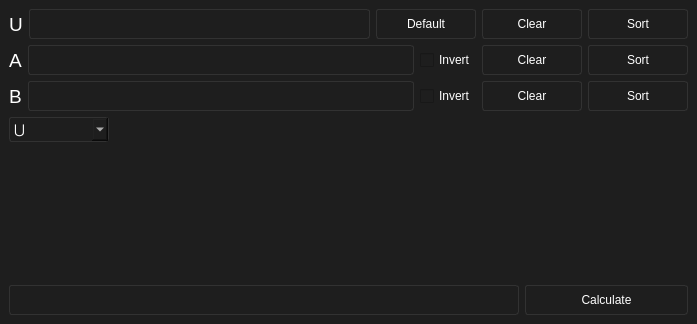
<?xml version="1.0" encoding="UTF-8"?>
<ui version="4.0">
 <class>MainWindow</class>
 <widget class="QMainWindow" name="MainWindow">
  <property name="geometry">
   <rect>
    <x>0</x>
    <y>0</y>
    <width>697</width>
    <height>324</height>
   </rect>
  </property>
  <property name="font">
   <font>
    <pointsize>14</pointsize>
   </font>
  </property>
  <property name="windowTitle">
   <string>MainWindow</string>
  </property>
  <property name="styleSheet">
   <string notr="true">QWidget{
background-color: rgb(30, 30, 30);
color: rgb(255, 255, 255);
}


QPushButton:hover{
       border-color: rgb(50, 50, 50);
border-style: solid;
border-width: 1px;
border-radius: 3px;
background-color: rgb(50, 50, 50);
}

QPushButton {
       border-color: rgb(50, 50, 50);
border-style: solid;
border-width: 1px;
border-radius: 3px;
}




QPushButton:pressed {
       border-color: rgb(100, 100, 100);
border-style: solid;
border-width: 1px;
border-radius: 3px;
	background-color: rgb(70, 70, 70);

}



</string>
  </property>
  <widget class="QWidget" name="centralwidget">
   <layout class="QGridLayout" name="gridLayout">
    <item row="0" column="0">
     <layout class="QHBoxLayout" name="horizontalLayout">
      <item>
       <widget class="QLabel" name="L_U">
        <property name="minimumSize">
         <size>
          <width>0</width>
          <height>30</height>
         </size>
        </property>
        <property name="font">
         <font>
          <pointsize>14</pointsize>
         </font>
        </property>
        <property name="styleSheet">
         <string notr="true"/>
        </property>
        <property name="text">
         <string>U</string>
        </property>
       </widget>
      </item>
      <item>
       <widget class="QLineEdit" name="LE_U">
        <property name="sizePolicy">
         <sizepolicy hsizetype="Expanding" vsizetype="Fixed">
          <horstretch>0</horstretch>
          <verstretch>0</verstretch>
         </sizepolicy>
        </property>
        <property name="minimumSize">
         <size>
          <width>300</width>
          <height>30</height>
         </size>
        </property>
        <property name="styleSheet">
         <string notr="true">border-color: rgb(50, 50, 50);
border-style: solid;
border-width: 1px;
border-radius: 3px;</string>
        </property>
       </widget>
      </item>
      <item>
       <widget class="QPushButton" name="PB_UDef">
        <property name="sizePolicy">
         <sizepolicy hsizetype="Minimum" vsizetype="Fixed">
          <horstretch>0</horstretch>
          <verstretch>0</verstretch>
         </sizepolicy>
        </property>
        <property name="minimumSize">
         <size>
          <width>100</width>
          <height>30</height>
         </size>
        </property>
        <property name="styleSheet">
         <string notr="true"/>
        </property>
        <property name="text">
         <string>Default</string>
        </property>
       </widget>
      </item>
      <item>
       <widget class="QPushButton" name="PB_UClear">
        <property name="minimumSize">
         <size>
          <width>100</width>
          <height>30</height>
         </size>
        </property>
        <property name="styleSheet">
         <string notr="true"/>
        </property>
        <property name="text">
         <string>Clear</string>
        </property>
       </widget>
      </item>
      <item>
       <widget class="QPushButton" name="PB_USort">
        <property name="minimumSize">
         <size>
          <width>100</width>
          <height>30</height>
         </size>
        </property>
        <property name="styleSheet">
         <string notr="true"/>
        </property>
        <property name="text">
         <string>Sort</string>
        </property>
       </widget>
      </item>
     </layout>
    </item>
    <item row="5" column="0">
     <layout class="QHBoxLayout" name="horizontalLayout_4">
      <item>
       <widget class="QLabel" name="L_Res">
        <property name="minimumSize">
         <size>
          <width>510</width>
          <height>0</height>
         </size>
        </property>
        <property name="styleSheet">
         <string notr="true">border-color: rgb(50, 50, 50);
border-style: solid;
border-width: 1px;
border-radius: 3px;</string>
        </property>
        <property name="text">
         <string/>
        </property>
       </widget>
      </item>
      <item>
       <widget class="QPushButton" name="PB_Calculate">
        <property name="minimumSize">
         <size>
          <width>100</width>
          <height>30</height>
         </size>
        </property>
        <property name="maximumSize">
         <size>
          <width>200</width>
          <height>16777215</height>
         </size>
        </property>
        <property name="styleSheet">
         <string notr="true"/>
        </property>
        <property name="text">
         <string>Calculate</string>
        </property>
       </widget>
      </item>
     </layout>
    </item>
    <item row="2" column="0">
     <layout class="QHBoxLayout" name="horizontalLayout_3">
      <item>
       <widget class="QLabel" name="L_B">
        <property name="minimumSize">
         <size>
          <width>0</width>
          <height>30</height>
         </size>
        </property>
        <property name="font">
         <font>
          <pointsize>14</pointsize>
         </font>
        </property>
        <property name="styleSheet">
         <string notr="true"/>
        </property>
        <property name="text">
         <string>B</string>
        </property>
       </widget>
      </item>
      <item>
       <widget class="QLineEdit" name="LE_B">
        <property name="sizePolicy">
         <sizepolicy hsizetype="Expanding" vsizetype="Fixed">
          <horstretch>0</horstretch>
          <verstretch>0</verstretch>
         </sizepolicy>
        </property>
        <property name="minimumSize">
         <size>
          <width>0</width>
          <height>30</height>
         </size>
        </property>
        <property name="styleSheet">
         <string notr="true">border-color: rgb(50, 50, 50);
border-style: solid;
border-width: 1px;
border-radius: 3px;</string>
        </property>
       </widget>
      </item>
      <item>
       <widget class="QCheckBox" name="CB_BInvert">
        <property name="text">
         <string>Invert</string>
        </property>
       </widget>
      </item>
      <item>
       <widget class="QPushButton" name="PB_BClear">
        <property name="minimumSize">
         <size>
          <width>100</width>
          <height>30</height>
         </size>
        </property>
        <property name="styleSheet">
         <string notr="true"/>
        </property>
        <property name="text">
         <string>Clear</string>
        </property>
       </widget>
      </item>
      <item>
       <widget class="QPushButton" name="PB_BSort">
        <property name="minimumSize">
         <size>
          <width>100</width>
          <height>30</height>
         </size>
        </property>
        <property name="styleSheet">
         <string notr="true"/>
        </property>
        <property name="text">
         <string>Sort</string>
        </property>
       </widget>
      </item>
     </layout>
    </item>
    <item row="3" column="0">
     <widget class="QComboBox" name="COMB_Oper">
      <property name="minimumSize">
       <size>
        <width>0</width>
        <height>25</height>
       </size>
      </property>
      <property name="maximumSize">
       <size>
        <width>100</width>
        <height>16777215</height>
       </size>
      </property>
      <property name="font">
       <font>
        <pointsize>10</pointsize>
       </font>
      </property>
      <property name="styleSheet">
       <string notr="true">border-color: rgb(50, 50, 50);
border-style: solid;
border-width: 1px;
border-radius: 3px;</string>
      </property>
      <item>
       <property name="text">
        <string>⋃</string>
       </property>
      </item>
      <item>
       <property name="text">
        <string>⋂</string>
       </property>
      </item>
      <item>
       <property name="text">
        <string>\</string>
       </property>
      </item>
      <item>
       <property name="text">
        <string>△</string>
       </property>
      </item>
     </widget>
    </item>
    <item row="1" column="0">
     <layout class="QHBoxLayout" name="horizontalLayout_2">
      <item>
       <widget class="QLabel" name="L_A">
        <property name="minimumSize">
         <size>
          <width>0</width>
          <height>30</height>
         </size>
        </property>
        <property name="font">
         <font>
          <pointsize>14</pointsize>
         </font>
        </property>
        <property name="styleSheet">
         <string notr="true"/>
        </property>
        <property name="text">
         <string>A</string>
        </property>
       </widget>
      </item>
      <item>
       <widget class="QLineEdit" name="LE_A">
        <property name="sizePolicy">
         <sizepolicy hsizetype="Expanding" vsizetype="Fixed">
          <horstretch>0</horstretch>
          <verstretch>0</verstretch>
         </sizepolicy>
        </property>
        <property name="minimumSize">
         <size>
          <width>0</width>
          <height>30</height>
         </size>
        </property>
        <property name="styleSheet">
         <string notr="true">border-color: rgb(50, 50, 50);
border-style: solid;
border-width: 1px;
border-radius: 3px;</string>
        </property>
       </widget>
      </item>
      <item>
       <widget class="QCheckBox" name="CB_AInvert">
        <property name="styleSheet">
         <string notr="true"/>
        </property>
        <property name="text">
         <string>Invert</string>
        </property>
       </widget>
      </item>
      <item>
       <widget class="QPushButton" name="PB_AClear">
        <property name="minimumSize">
         <size>
          <width>100</width>
          <height>30</height>
         </size>
        </property>
        <property name="styleSheet">
         <string notr="true"/>
        </property>
        <property name="text">
         <string>Clear</string>
        </property>
       </widget>
      </item>
      <item>
       <widget class="QPushButton" name="PB_ASort">
        <property name="minimumSize">
         <size>
          <width>100</width>
          <height>30</height>
         </size>
        </property>
        <property name="styleSheet">
         <string notr="true"/>
        </property>
        <property name="text">
         <string>Sort</string>
        </property>
       </widget>
      </item>
     </layout>
    </item>
    <item row="4" column="0">
     <spacer name="verticalSpacer">
      <property name="orientation">
       <enum>Qt::Vertical</enum>
      </property>
      <property name="sizeHint" stdset="0">
       <size>
        <width>20</width>
        <height>40</height>
       </size>
      </property>
     </spacer>
    </item>
   </layout>
  </widget>
 </widget>
 <resources/>
 <connections/>
</ui>
